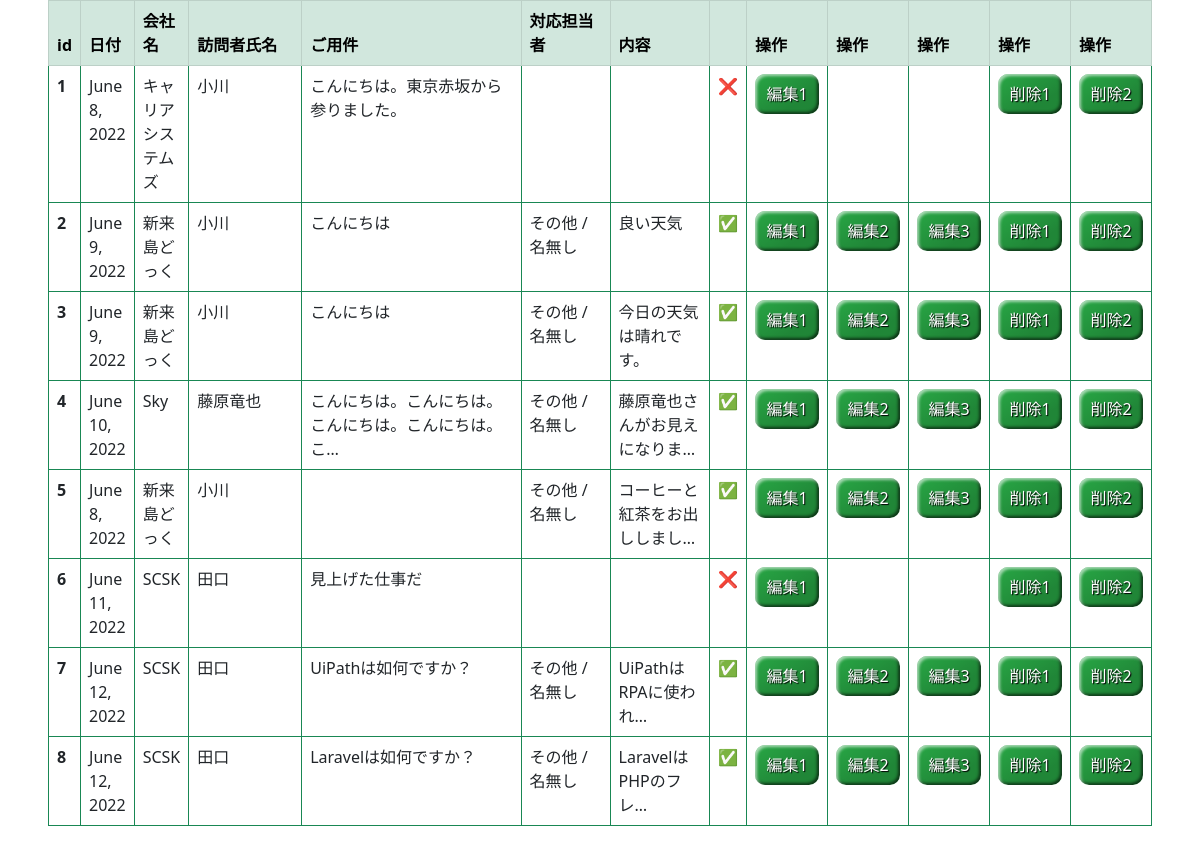
Before: /history/ with the older database file.
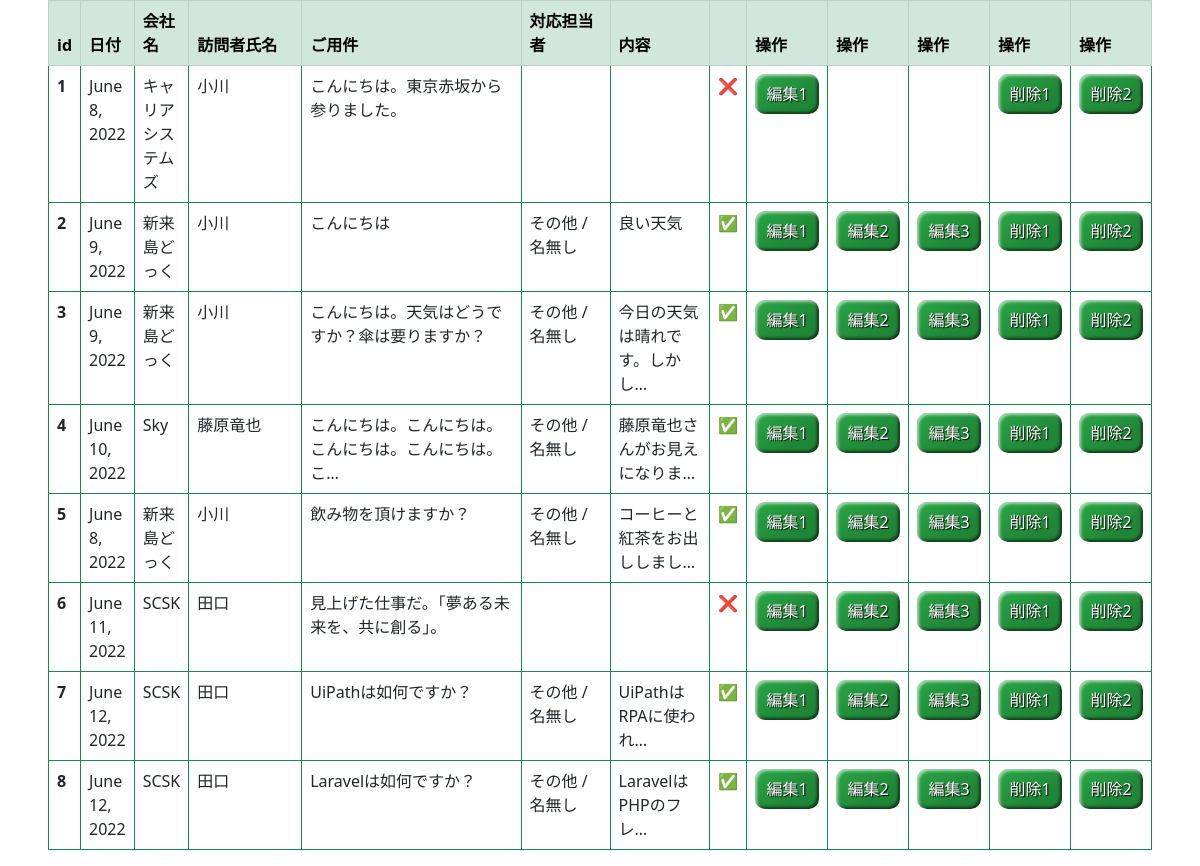
After: the same page with the newer database file.
### test_app/models.py (models this page shows, shortened)
class Visitors(models.Model):
    date = models.DateField(verbose_name='日付')
    time = models.TimeField(verbose_name='来室時刻')
    company_name = models.CharField(verbose_name='会社名', max_length=50, null=True, blank=True)
    visitor_name = models.CharField(verbose_name='お名前', max_length=25)
    temperature = models.FloatField(verbose_name='検温')
    accompany1_name = models.CharField(verbose_name='同行者1お名前', max_length=25, null=True, blank=True)
    accompany1_temp = models.FloatField(verbose_name='同行者1検温', null=True, blank=True)
    accompany2_name = models.CharField(verbose_name='同行者2お名前', max_length=25, null=True, blank=True)
    accompany2_temp = models.FloatField(verbose_name='同行者2検温', null=True, blank=True)
    accompany3_name = models.CharField(verbose_name='同行者3お名前', max_length=25, null=True, blank=True)
    accompany3_temp = models.FloatField(verbose_name='同行者3検温', null=True, blank=True)
    position = models.CharField(verbose_name='役職', max_length=25, null=True, blank=True)
    interviewer = models.CharField(verbose_name='担当者', max_length=25, null=True, blank=True)
    content = models.TextField(verbose_name='ご用件', null=True, blank=True)
    is_contacted = models.BooleanField(default=False, help_text='コンタクトしたらTrue')
    class Meta:
        db_table = 'visitors_history'
        verbose_name = '来訪者履歴'
        verbose_name_plural = '来訪者履歴'

class Contact(models.Model):
    contact = models.OneToOneField(Visitors, on_delete=models.CASCADE, verbose_name='来訪者履歴')
    interviewer = models.ForeignKey(Member, on_delete=models.CASCADE, verbose_name='担当者', null=True, blank=True)
    time = models.TimeField(verbose_name='退室時刻', null=True, blank=True)
    contents = models.TextField(verbose_name='内容', null=True, blank=True)
    class Meta:
        db_table = 'contact_history'
        verbose_name = 'コンタクト履歴'
        verbose_name_plural = 'コンタクト履歴'

class Member(models.Model):
    post = models.ForeignKey(Post, on_delete=models.CASCADE, null=True, blank=True)
    name = models.CharField(verbose_name='氏名', max_length=25, null=True, blank=True)
    def __str__(self):
        return self.post.name + ' / ' + self.name
    class Meta:
        db_table = '社員メンバー'
        verbose_name = '社員メンバー'
        verbose_name_plural = '社員メンバー'

class Post(models.Model):
    name = models.CharField(verbose_name='役職名', max_length=25)
    class Meta:
        db_table = '役職'
        verbose_name = '役職'
        verbose_name_plural = '役職'

### test_app/views.py (the view)
# urls.py: path('history/', views.history, name='history'),
def history(request):
    visitors = Visitors.objects.all()
    context = {
        'visitors': visitors,
    }
    visitor_type = Visitors.objects.all().values_list('visitor_name', flat=True).order_by('visitor_name').distinct()
    print(visitor_type)
    visitor_type1 = visitor_type.get(visitor_name='小川')
    print(visitor_type1)
    return render(request, 'test_app/history.html', context)

### test_app/templates/test_app/history.html (shortened to what this page needs)
<!DOCTYPE html>
{% load static %}
<html lang="en">
<head>
  <link href="https://cdn.jsdelivr.net/npm/bootstrap@5.0.2/dist/css/bootstrap.min.css" rel="stylesheet">
  <link rel="stylesheet" href="{% static 'css/mystyle.css' %}">
</head>
<body>
  <div class="container-fluid-list">
    <div class="row">
    <table class="table table-bordered border-success table-hover">
        <thead class="table-success">
          <tr>
            <th scope="col">id</th>
            <th scope="col">日付</th>
            <th scope="col">会社名</th>
            <th scope="col" width="13%">訪問者氏名</th>
            <th scope="col" width="25%">ご用件</th>
            <th scope="col" width="10%">対応担当者</th>
            <th scope="col" width="10%">内容</th>
            <th scope="col" width="3%"></th>
            <th scope="col" width="6%">操作</td>
            <th scope="col" width="6%">操作</td>
            <th scope="col" width="6%">操作</td>
            <th scope="col" width="6%">操作</td>
            <th scope="col" width="6%">操作</td>
          </tr>
        </thead>
        {% for visitor in visitors %}
        <tbody>
          <tr data-href="{% url 'test_app:detail' visitor.pk %}">
            <th scope="row">{{ visitor.id }}</th>
            <td>{{ visitor.date }}</td>
            <td>{{ visitor.company_name }}</td>
            <td>{{ visitor.visitor_name }}</td>
            <td>{{ visitor.content | linebreaksbr | truncatechars:30 }}</td>
            {% if visitor.is_contacted %}
            <td>{{ visitor.contact.interviewer }}</td>
            {% else %}
            <td></td>
            {% endif %}
            {% if visitor.is_contacted %}
            <td>{{ visitor.contact.contents | linebreaksbr | truncatechars:15 }}</td>
            {% else %}
            <td></td>
            {% endif %}
            {% if visitor.is_contacted %}
            <td>✅</td>
            {% else %}
            <td>&#10060;</td>
            {% endif %}
            <td>
              <button class="favorite styled" type="button" onclick="location.href='{% url 'test_app:update_visitors' visitor.pk %}'">編集1</button>
            </td>
            {% if visitor.contact.pk %}
            <td>
              <button class="favorite styled" type="button" onclick="location.href='{% url 'test_app:update_contact' visitor.contact.pk visitor.pk %}'">編集2</button>
            </td>
            {% else %}
            <td></td>
            {% endif %}
            {% if visitor.contact.pk %}
            <td>
              <button class="favorite styled" type="button" onclick="location.href='{% url 'test_app:update_allpost' visitor.pk %}'">編集3</button>
            </td>
            {% else %}
            <td></td>
            {% endif %}
            <td>
              <button class="favorite styled" type="button" onclick="location.href='#'">削除1</button>
            </td>
            <td>
              <button class="favorite styled" type="button" onclick="location.href='#'">削除2</button>
            </td>
          </tr>
        </tbody>
        {% endfor %}
      </table>
    </div>
  </div>
</body>
</html>

### static/css/mystyle.css (style rules this page uses)
.container-fluid-list { margin-right: auto; margin-left: auto; max-width: 90%; }
.styled { border: 0; line-height: 2.5; padding: 0 10px; font-size: 1rem; text-align: center; color: #fff; text-shadow: 1px 1px 1px #000; border-radius: 10px; background-color: #28a745; background-image: linear-gradient(to top left, rgba(0, 0, 0, .2), rgba(0, 0, 0, .2) 30%, rgba(0, 0, 0, 0)); box-shadow: inset 2px 2px 3px rgba(255, 255, 255, .6), inset -2px -2px 3px rgba(0, 0, 0, .6); width: 4rem; }

Changed rows visible on the page:
changed Visitors id 3: content "こんにちは" → "こんにちは。天気はどうですか？傘は要りますか？"; contact.contents "今日の天気は晴れです。" → "今日の天気は晴れです。しかし…"
changed Visitors "コーヒーと紅茶をお出ししまし…": content (not shown) → "飲み物を頂けますか？"
changed Visitors id 6: content "見上げた仕事だ" → "見上げた仕事だ。「夢ある未来を、共に創る」。"; now shows "編集2 編集3"
